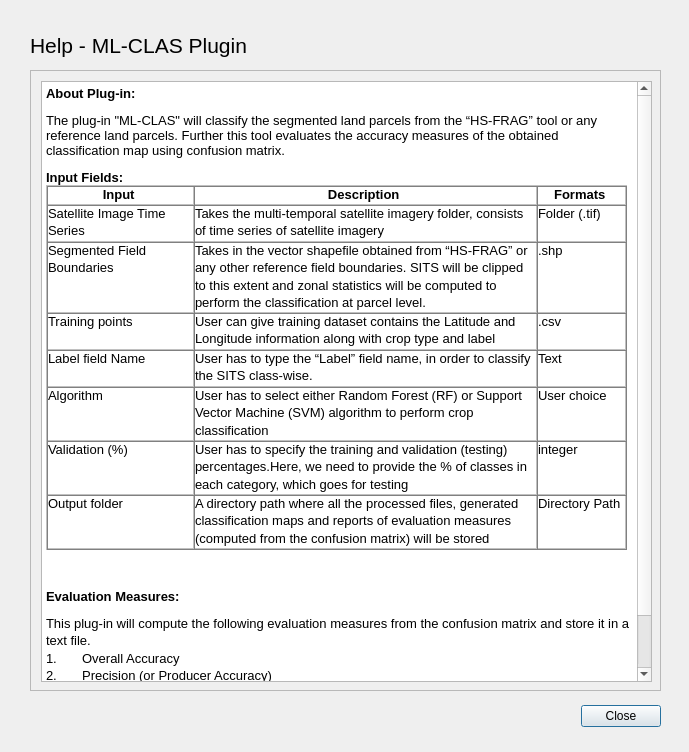
<?xml version="1.0" encoding="UTF-8"?>
<ui version="4.0">
 <class>Help</class>
 <widget class="QDialog" name="Help">
  <property name="geometry">
   <rect>
    <x>0</x>
    <y>0</y>
    <width>689</width>
    <height>752</height>
   </rect>
  </property>
  <property name="windowTitle">
   <string>Help - ML-CLAS</string>
  </property>
  <widget class="QDialogButtonBox" name="buttonBox">
   <property name="geometry">
    <rect>
     <x>320</x>
     <y>700</y>
     <width>341</width>
     <height>32</height>
    </rect>
   </property>
   <property name="layoutDirection">
    <enum>Qt::LeftToRight</enum>
   </property>
   <property name="orientation">
    <enum>Qt::Horizontal</enum>
   </property>
   <property name="standardButtons">
    <set>QDialogButtonBox::Close</set>
   </property>
  </widget>
  <widget class="QScrollArea" name="scrollArea">
   <property name="geometry">
    <rect>
     <x>30</x>
     <y>70</y>
     <width>631</width>
     <height>621</height>
    </rect>
   </property>
   <property name="widgetResizable">
    <bool>true</bool>
   </property>
   <widget class="QWidget" name="scrollAreaWidgetContents">
    <property name="geometry">
     <rect>
      <x>0</x>
      <y>0</y>
      <width>629</width>
      <height>619</height>
     </rect>
    </property>
    <widget class="QTextBrowser" name="textBrowser">
     <property name="geometry">
      <rect>
       <x>10</x>
       <y>10</y>
       <width>611</width>
       <height>601</height>
      </rect>
     </property>
     <property name="html">
      <string>&lt;!DOCTYPE HTML PUBLIC &quot;-//W3C//DTD HTML 4.0//EN&quot; &quot;http://www.w3.org/TR/REC-html40/strict.dtd&quot;&gt;
&lt;html&gt;&lt;head&gt;&lt;meta name=&quot;qrichtext&quot; content=&quot;1&quot; /&gt;&lt;style type=&quot;text/css&quot;&gt;
p, li { white-space: pre-wrap; }
&lt;/style&gt;&lt;/head&gt;&lt;body style=&quot; font-family:'MS Shell Dlg 2'; font-size:7.8pt; font-weight:400; font-style:normal;&quot;&gt;
&lt;p style=&quot; margin-top:12px; margin-bottom:0px; margin-left:0px; margin-right:0px; -qt-block-indent:0; text-indent:0px; background-color:#ffffff;&quot;&gt;&lt;span style=&quot; font-family:'Arial,sans-serif'; font-size:10pt; font-weight:600; background-color:#ffffff;&quot;&gt;About Plug-in:&lt;/span&gt;&lt;span style=&quot; font-size:10pt;&quot;&gt; &lt;/span&gt;&lt;/p&gt;
&lt;p style=&quot; margin-top:12px; margin-bottom:0px; margin-left:0px; margin-right:0px; -qt-block-indent:0; text-indent:0px; background-color:#ffffff;&quot;&gt;&lt;span style=&quot; font-family:'Arial,sans-serif'; font-size:10pt; color:#000000; background-color:#ffffff;&quot;&gt;The plug-in &amp;quot;ML-CLAS&amp;quot; will classify the segmented land parcels from the “HS-FRAG” tool or any reference land parcels. Further this tool evaluates the accuracy measures of the obtained classification map using confusion matrix. &lt;/span&gt;&lt;/p&gt;
&lt;p style=&quot; margin-top:12px; margin-bottom:0px; margin-left:0px; margin-right:0px; -qt-block-indent:0; text-indent:0px; background-color:#ffffff;&quot;&gt;&lt;span style=&quot; font-family:'Arial,sans-serif'; font-size:10pt; font-weight:600; background-color:#ffffff;&quot;&gt;Input Fields:&lt;/span&gt;&lt;span style=&quot; font-size:10pt;&quot;&gt; &lt;/span&gt;&lt;/p&gt;
&lt;table border=&quot;1&quot; style=&quot; margin-top:0px; margin-bottom:0px; margin-left:0px; margin-right:0px;&quot; width=&quot;100%&quot; cellspacing=&quot;0&quot; cellpadding=&quot;0&quot;&gt;
&lt;tr&gt;
&lt;td width=&quot;25%&quot; style=&quot; padding-left:0; padding-right:0; padding-top:0; padding-bottom:0;&quot;&gt;
&lt;p align=&quot;center&quot; style=&quot; margin-top:12px; margin-bottom:0px; margin-left:0px; margin-right:0px; -qt-block-indent:0; text-indent:0px; line-height:115%;&quot;&gt;&lt;span style=&quot; font-family:'Arial,sans-serif'; font-size:10pt; font-weight:600;&quot;&gt;Input&lt;/span&gt;&lt;span style=&quot; font-size:10pt;&quot;&gt; &lt;/span&gt;&lt;/p&gt;&lt;/td&gt;
&lt;td width=&quot;59%&quot; style=&quot; padding-left:0; padding-right:0; padding-top:0; padding-bottom:0;&quot;&gt;
&lt;p align=&quot;center&quot; style=&quot; margin-top:12px; margin-bottom:0px; margin-left:0px; margin-right:0px; -qt-block-indent:0; text-indent:0px; line-height:115%;&quot;&gt;&lt;span style=&quot; font-family:'Arial,sans-serif'; font-size:10pt; font-weight:600;&quot;&gt;Description&lt;/span&gt;&lt;span style=&quot; font-size:10pt;&quot;&gt; &lt;/span&gt;&lt;/p&gt;&lt;/td&gt;
&lt;td width=&quot;15%&quot; style=&quot; padding-left:0; padding-right:0; padding-top:0; padding-bottom:0;&quot;&gt;
&lt;p align=&quot;center&quot; style=&quot; margin-top:12px; margin-bottom:0px; margin-left:0px; margin-right:0px; -qt-block-indent:0; text-indent:0px; line-height:115%;&quot;&gt;&lt;span style=&quot; font-family:'Arial,sans-serif'; font-size:10pt; font-weight:600;&quot;&gt;Formats&lt;/span&gt;&lt;span style=&quot; font-size:10pt;&quot;&gt; &lt;/span&gt;&lt;/p&gt;&lt;/td&gt;&lt;/tr&gt;
&lt;tr&gt;
&lt;td style=&quot; padding-left:0; padding-right:0; padding-top:0; padding-bottom:0;&quot;&gt;
&lt;p style=&quot; margin-top:12px; margin-bottom:0px; margin-left:0px; margin-right:0px; -qt-block-indent:0; text-indent:0px; line-height:115%;&quot;&gt;&lt;span style=&quot; font-family:'Arial,sans-serif'; font-size:10pt;&quot;&gt;Satellite Image Time Series&lt;/span&gt;&lt;span style=&quot; font-size:10pt;&quot;&gt; &lt;/span&gt;&lt;/p&gt;&lt;/td&gt;
&lt;td style=&quot; padding-left:0; padding-right:0; padding-top:0; padding-bottom:0;&quot;&gt;
&lt;p style=&quot; margin-top:12px; margin-bottom:0px; margin-left:0px; margin-right:0px; -qt-block-indent:0; text-indent:0px; line-height:115%;&quot;&gt;&lt;span style=&quot; font-family:'Arial,sans-serif'; font-size:10pt; color:#000000; background-color:#ffffff;&quot;&gt;Takes the multi-temporal satellite imagery folder, consists of time series of satellite imagery&lt;/span&gt;&lt;span style=&quot; font-size:10pt;&quot;&gt; &lt;/span&gt;&lt;/p&gt;&lt;/td&gt;
&lt;td style=&quot; padding-left:0; padding-right:0; padding-top:0; padding-bottom:0;&quot;&gt;
&lt;p style=&quot; margin-top:12px; margin-bottom:0px; margin-left:0px; margin-right:0px; -qt-block-indent:0; text-indent:0px; line-height:115%;&quot;&gt;&lt;span style=&quot; font-family:'Arial,sans-serif'; font-size:10pt;&quot;&gt;Folder (.tif)&lt;/span&gt;&lt;span style=&quot; font-size:10pt;&quot;&gt; &lt;/span&gt;&lt;/p&gt;&lt;/td&gt;&lt;/tr&gt;
&lt;tr&gt;
&lt;td style=&quot; padding-left:0; padding-right:0; padding-top:0; padding-bottom:0;&quot;&gt;
&lt;p style=&quot; margin-top:12px; margin-bottom:0px; margin-left:0px; margin-right:0px; -qt-block-indent:0; text-indent:0px; line-height:115%;&quot;&gt;&lt;span style=&quot; font-family:'Arial,sans-serif'; font-size:10pt;&quot;&gt;Segmented Field Boundaries&lt;/span&gt;&lt;span style=&quot; font-size:10pt;&quot;&gt; &lt;/span&gt;&lt;/p&gt;&lt;/td&gt;
&lt;td style=&quot; padding-left:0; padding-right:0; padding-top:0; padding-bottom:0;&quot;&gt;
&lt;p style=&quot; margin-top:12px; margin-bottom:0px; margin-left:0px; margin-right:0px; -qt-block-indent:0; text-indent:0px; line-height:115%;&quot;&gt;&lt;span style=&quot; font-family:'Arial,sans-serif'; font-size:10pt; color:#000000; background-color:#ffffff;&quot;&gt;Takes in the vector shapefile obtained from “HS-FRAG” or any other reference field boundaries. SITS will be clipped to this extent and zonal statistics will be computed to perform the classification at parcel level. &lt;/span&gt;&lt;/p&gt;&lt;/td&gt;
&lt;td style=&quot; padding-left:0; padding-right:0; padding-top:0; padding-bottom:0;&quot;&gt;
&lt;p style=&quot; margin-top:12px; margin-bottom:0px; margin-left:0px; margin-right:0px; -qt-block-indent:0; text-indent:0px; line-height:115%;&quot;&gt;&lt;span style=&quot; font-family:'Arial,sans-serif'; font-size:10pt;&quot;&gt;.shp&lt;/span&gt;&lt;span style=&quot; font-size:10pt;&quot;&gt; &lt;/span&gt;&lt;/p&gt;&lt;/td&gt;&lt;/tr&gt;
&lt;tr&gt;
&lt;td style=&quot; padding-left:0; padding-right:0; padding-top:0; padding-bottom:0;&quot;&gt;
&lt;p style=&quot; margin-top:12px; margin-bottom:0px; margin-left:0px; margin-right:0px; -qt-block-indent:0; text-indent:0px; line-height:115%;&quot;&gt;&lt;span style=&quot; font-family:'Arial,sans-serif'; font-size:10pt;&quot;&gt;Training points&lt;/span&gt;&lt;span style=&quot; font-size:10pt;&quot;&gt; &lt;/span&gt;&lt;/p&gt;&lt;/td&gt;
&lt;td style=&quot; padding-left:0; padding-right:0; padding-top:0; padding-bottom:0;&quot;&gt;
&lt;p style=&quot; margin-top:12px; margin-bottom:0px; margin-left:0px; margin-right:0px; -qt-block-indent:0; text-indent:0px; line-height:115%;&quot;&gt;&lt;span style=&quot; font-family:'Arial,sans-serif'; font-size:10pt; color:#000000; background-color:#ffffff;&quot;&gt;User can give training dataset contains the Latitude and Longitude information along with crop type and label&lt;/span&gt;&lt;span style=&quot; font-size:10pt;&quot;&gt; &lt;/span&gt;&lt;/p&gt;&lt;/td&gt;
&lt;td style=&quot; padding-left:0; padding-right:0; padding-top:0; padding-bottom:0;&quot;&gt;
&lt;p style=&quot; margin-top:12px; margin-bottom:0px; margin-left:0px; margin-right:0px; -qt-block-indent:0; text-indent:0px; line-height:115%;&quot;&gt;&lt;span style=&quot; font-family:'Arial,sans-serif'; font-size:10pt;&quot;&gt;.csv&lt;/span&gt;&lt;span style=&quot; font-size:10pt;&quot;&gt; &lt;/span&gt;&lt;/p&gt;&lt;/td&gt;&lt;/tr&gt;
&lt;tr&gt;
&lt;td style=&quot; padding-left:0; padding-right:0; padding-top:0; padding-bottom:0;&quot;&gt;
&lt;p style=&quot; margin-top:12px; margin-bottom:0px; margin-left:0px; margin-right:0px; -qt-block-indent:0; text-indent:0px; line-height:115%;&quot;&gt;&lt;span style=&quot; font-family:'Arial,sans-serif'; font-size:10pt;&quot;&gt;Label field Name&lt;/span&gt;&lt;span style=&quot; font-size:10pt;&quot;&gt; &lt;/span&gt;&lt;/p&gt;&lt;/td&gt;
&lt;td style=&quot; padding-left:0; padding-right:0; padding-top:0; padding-bottom:0;&quot;&gt;
&lt;p style=&quot; margin-top:12px; margin-bottom:0px; margin-left:0px; margin-right:0px; -qt-block-indent:0; text-indent:0px; line-height:115%;&quot;&gt;&lt;span style=&quot; font-family:'Arial,sans-serif'; font-size:10pt; color:#000000; background-color:#ffffff;&quot;&gt;User has to type the “Label” field name, in order to classify the SITS class-wise. &lt;/span&gt;&lt;/p&gt;&lt;/td&gt;
&lt;td style=&quot; padding-left:0; padding-right:0; padding-top:0; padding-bottom:0;&quot;&gt;
&lt;p style=&quot; margin-top:12px; margin-bottom:0px; margin-left:0px; margin-right:0px; -qt-block-indent:0; text-indent:0px; line-height:115%;&quot;&gt;&lt;span style=&quot; font-family:'Arial,sans-serif'; font-size:10pt;&quot;&gt;Text&lt;/span&gt;&lt;span style=&quot; font-size:10pt;&quot;&gt; &lt;/span&gt;&lt;/p&gt;&lt;/td&gt;&lt;/tr&gt;
&lt;tr&gt;
&lt;td style=&quot; padding-left:0; padding-right:0; padding-top:0; padding-bottom:0;&quot;&gt;
&lt;p style=&quot; margin-top:12px; margin-bottom:0px; margin-left:0px; margin-right:0px; -qt-block-indent:0; text-indent:0px; line-height:115%;&quot;&gt;&lt;span style=&quot; font-family:'Arial,sans-serif'; font-size:10pt;&quot;&gt;Algorithm&lt;/span&gt;&lt;span style=&quot; font-size:10pt;&quot;&gt; &lt;/span&gt;&lt;/p&gt;&lt;/td&gt;
&lt;td style=&quot; padding-left:0; padding-right:0; padding-top:0; padding-bottom:0;&quot;&gt;
&lt;p style=&quot; margin-top:12px; margin-bottom:0px; margin-left:0px; margin-right:0px; -qt-block-indent:0; text-indent:0px; line-height:115%;&quot;&gt;&lt;span style=&quot; font-family:'Arial,sans-serif'; font-size:10pt;&quot;&gt;User has to select either Random Forest (RF) or Support Vector Machine (SVM) algorithm to perform crop classification&lt;/span&gt;&lt;span style=&quot; font-size:10pt;&quot;&gt; &lt;/span&gt;&lt;/p&gt;&lt;/td&gt;
&lt;td style=&quot; padding-left:0; padding-right:0; padding-top:0; padding-bottom:0;&quot;&gt;
&lt;p style=&quot; margin-top:12px; margin-bottom:0px; margin-left:0px; margin-right:0px; -qt-block-indent:0; text-indent:0px; line-height:115%;&quot;&gt;&lt;span style=&quot; font-family:'Arial,sans-serif'; font-size:10pt;&quot;&gt;User choice&lt;/span&gt;&lt;span style=&quot; font-size:10pt;&quot;&gt; &lt;/span&gt;&lt;/p&gt;&lt;/td&gt;&lt;/tr&gt;
&lt;tr&gt;
&lt;td style=&quot; padding-left:0; padding-right:0; padding-top:0; padding-bottom:0;&quot;&gt;
&lt;p style=&quot; margin-top:12px; margin-bottom:0px; margin-left:0px; margin-right:0px; -qt-block-indent:0; text-indent:0px; line-height:115%;&quot;&gt;&lt;span style=&quot; font-family:'Arial,sans-serif'; font-size:10pt;&quot;&gt;Validation (%)&lt;/span&gt;&lt;span style=&quot; font-size:10pt;&quot;&gt; &lt;/span&gt;&lt;/p&gt;&lt;/td&gt;
&lt;td style=&quot; padding-left:0; padding-right:0; padding-top:0; padding-bottom:0;&quot;&gt;
&lt;p style=&quot; margin-top:12px; margin-bottom:0px; margin-left:0px; margin-right:0px; -qt-block-indent:0; text-indent:0px; line-height:115%;&quot;&gt;&lt;span style=&quot; font-family:'Arial,sans-serif'; font-size:10pt;&quot;&gt;User has to specify the training and validation (testing) percentages.Here, we need to provide the % of classes in each category, which goes for testing&lt;/span&gt;&lt;span style=&quot; font-size:10pt;&quot;&gt; &lt;/span&gt;&lt;/p&gt;&lt;/td&gt;
&lt;td style=&quot; padding-left:0; padding-right:0; padding-top:0; padding-bottom:0;&quot;&gt;
&lt;p style=&quot; margin-top:12px; margin-bottom:0px; margin-left:0px; margin-right:0px; -qt-block-indent:0; text-indent:0px; line-height:115%;&quot;&gt;&lt;span style=&quot; font-family:'Arial,sans-serif'; font-size:10pt;&quot;&gt;integer&lt;/span&gt;&lt;span style=&quot; font-size:10pt;&quot;&gt; &lt;/span&gt;&lt;/p&gt;&lt;/td&gt;&lt;/tr&gt;
&lt;tr&gt;
&lt;td style=&quot; padding-left:0; padding-right:0; padding-top:0; padding-bottom:0;&quot;&gt;
&lt;p style=&quot; margin-top:12px; margin-bottom:0px; margin-left:0px; margin-right:0px; -qt-block-indent:0; text-indent:0px; line-height:115%;&quot;&gt;&lt;span style=&quot; font-family:'Arial,sans-serif'; font-size:10pt;&quot;&gt;Output folder&lt;/span&gt;&lt;span style=&quot; font-size:10pt;&quot;&gt; &lt;/span&gt;&lt;/p&gt;&lt;/td&gt;
&lt;td style=&quot; padding-left:0; padding-right:0; padding-top:0; padding-bottom:0;&quot;&gt;
&lt;p style=&quot; margin-top:12px; margin-bottom:0px; margin-left:0px; margin-right:0px; -qt-block-indent:0; text-indent:0px; line-height:115%;&quot;&gt;&lt;span style=&quot; font-family:'Arial,sans-serif'; font-size:10pt; color:#000000; background-color:#ffffff;&quot;&gt;A directory path where all the processed files, generated classification maps and reports of evaluation measures (computed from the confusion matrix) will be stored&lt;/span&gt;&lt;span style=&quot; font-size:10pt;&quot;&gt; &lt;/span&gt;&lt;/p&gt;&lt;/td&gt;
&lt;td style=&quot; padding-left:0; padding-right:0; padding-top:0; padding-bottom:0;&quot;&gt;
&lt;p style=&quot; margin-top:12px; margin-bottom:0px; margin-left:0px; margin-right:0px; -qt-block-indent:0; text-indent:0px; line-height:115%;&quot;&gt;&lt;span style=&quot; font-family:'Arial,sans-serif'; font-size:10pt;&quot;&gt;Directory Path&lt;/span&gt;&lt;span style=&quot; font-size:10pt;&quot;&gt; &lt;/span&gt;&lt;/p&gt;&lt;/td&gt;&lt;/tr&gt;&lt;/table&gt;
&lt;p style=&quot; margin-top:12px; margin-bottom:0px; margin-left:0px; margin-right:0px; -qt-block-indent:0; text-indent:0px;&quot;&gt;&lt;span style=&quot; font-family:'Arial,sans-serif'; font-size:10pt; font-weight:600;&quot;&gt; &lt;/span&gt;&lt;span style=&quot; font-size:10pt;&quot;&gt; &lt;/span&gt;&lt;/p&gt;
&lt;p style=&quot; margin-top:12px; margin-bottom:0px; margin-left:0px; margin-right:0px; -qt-block-indent:0; text-indent:0px;&quot;&gt;&lt;span style=&quot; font-family:'Arial,sans-serif'; font-size:10pt; font-weight:600;&quot;&gt;Evaluation Measures:&lt;/span&gt;&lt;span style=&quot; font-size:10pt;&quot;&gt; &lt;/span&gt;&lt;/p&gt;
&lt;p style=&quot; margin-top:12px; margin-bottom:0px; margin-left:0px; margin-right:0px; -qt-block-indent:0; text-indent:0px; line-height:115%;&quot;&gt;&lt;span style=&quot; font-family:'Arial,sans-serif'; font-size:10pt;&quot;&gt;This plug-in will compute the following evaluation measures from the confusion matrix and store it in a text file.&lt;/span&gt;&lt;span style=&quot; font-size:10pt;&quot;&gt; &lt;/span&gt;&lt;/p&gt;
&lt;p style=&quot; margin-top:0px; margin-bottom:0px; margin-left:0px; margin-right:0px; -qt-block-indent:0; text-indent:0px; line-height:115%;&quot;&gt;&lt;span style=&quot; font-family:'Arial,sans-serif'; font-size:10pt;&quot;&gt;1.&lt;/span&gt;&lt;span style=&quot; font-family:'Times New Roman'; font-size:10pt;&quot;&gt;       &lt;/span&gt;&lt;span style=&quot; font-family:'Arial,sans-serif'; font-size:10pt;&quot;&gt;Overall Accuracy&lt;/span&gt;&lt;span style=&quot; font-size:10pt;&quot;&gt; &lt;/span&gt;&lt;/p&gt;
&lt;p style=&quot; margin-top:0px; margin-bottom:0px; margin-left:0px; margin-right:0px; -qt-block-indent:0; text-indent:0px; line-height:115%;&quot;&gt;&lt;span style=&quot; font-family:'Arial,sans-serif'; font-size:10pt;&quot;&gt;2.&lt;/span&gt;&lt;span style=&quot; font-family:'Times New Roman'; font-size:10pt;&quot;&gt;       &lt;/span&gt;&lt;span style=&quot; font-family:'Arial,sans-serif'; font-size:10pt;&quot;&gt;Precision (or Producer Accuracy)&lt;/span&gt;&lt;span style=&quot; font-size:10pt;&quot;&gt; &lt;/span&gt;&lt;/p&gt;
&lt;p style=&quot; margin-top:0px; margin-bottom:0px; margin-left:0px; margin-right:0px; -qt-block-indent:0; text-indent:0px; line-height:115%;&quot;&gt;&lt;span style=&quot; font-family:'Arial,sans-serif'; font-size:10pt;&quot;&gt;3.&lt;/span&gt;&lt;span style=&quot; font-family:'Times New Roman'; font-size:10pt;&quot;&gt;       &lt;/span&gt;&lt;span style=&quot; font-family:'Arial,sans-serif'; font-size:10pt;&quot;&gt;Recall (or User Accuracy)&lt;/span&gt;&lt;span style=&quot; font-size:10pt;&quot;&gt; &lt;/span&gt;&lt;/p&gt;
&lt;p style=&quot; margin-top:0px; margin-bottom:0px; margin-left:0px; margin-right:0px; -qt-block-indent:0; text-indent:0px; line-height:115%;&quot;&gt;&lt;span style=&quot; font-family:'Arial,sans-serif'; font-size:10pt;&quot;&gt;4.&lt;/span&gt;&lt;span style=&quot; font-family:'Times New Roman'; font-size:10pt;&quot;&gt;       &lt;/span&gt;&lt;span style=&quot; font-family:'Arial,sans-serif'; font-size:10pt;&quot;&gt;Cohen’s Kappa Coefficient&lt;/span&gt;&lt;span style=&quot; font-size:10pt;&quot;&gt; &lt;/span&gt;&lt;/p&gt;
&lt;p style=&quot; margin-top:0px; margin-bottom:0px; margin-left:0px; margin-right:0px; -qt-block-indent:0; text-indent:0px; line-height:115%;&quot;&gt;&lt;span style=&quot; font-family:'Arial,sans-serif'; font-size:10pt;&quot;&gt;5.&lt;/span&gt;&lt;span style=&quot; font-family:'Times New Roman'; font-size:10pt;&quot;&gt;       &lt;/span&gt;&lt;span style=&quot; font-family:'Arial,sans-serif'; font-size:10pt;&quot;&gt;F1-Score&lt;/span&gt;&lt;span style=&quot; font-size:10pt;&quot;&gt; &lt;/span&gt;&lt;/p&gt;&lt;/body&gt;&lt;/html&gt;</string>
     </property>
    </widget>
   </widget>
  </widget>
  <widget class="QLabel" name="label">
   <property name="geometry">
    <rect>
     <x>30</x>
     <y>30</y>
     <width>431</width>
     <height>31</height>
    </rect>
   </property>
   <property name="font">
    <font>
     <pointsize>16</pointsize>
    </font>
   </property>
   <property name="text">
    <string>Help - ML-CLAS Plugin</string>
   </property>
  </widget>
 </widget>
 <resources/>
 <connections>
  <connection>
   <sender>buttonBox</sender>
   <signal>accepted()</signal>
   <receiver>Help</receiver>
   <slot>accept()</slot>
   <hints>
    <hint type="sourcelabel">
     <x>538</x>
     <y>714</y>
    </hint>
    <hint type="destinationlabel">
     <x>157</x>
     <y>274</y>
    </hint>
   </hints>
  </connection>
  <connection>
   <sender>buttonBox</sender>
   <signal>rejected()</signal>
   <receiver>Help</receiver>
   <slot>reject()</slot>
   <hints>
    <hint type="sourcelabel">
     <x>606</x>
     <y>720</y>
    </hint>
    <hint type="destinationlabel">
     <x>286</x>
     <y>274</y>
    </hint>
   </hints>
  </connection>
 </connections>
</ui>
